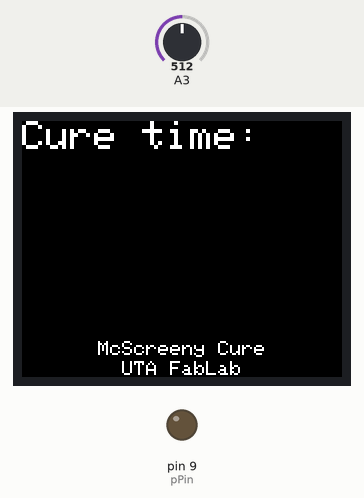
The sketch below on a simulated Arduino Uno, built with avr-gcc and run on an emulated ATmega328P. Shown: 160×128 colour display, output pins drawn as LEDs (lit = HIGH). Inputs (shaded band) come from the test bench; at power-on: A3 = 512. What the sketch prints to the serial monitor is not drawn.

Above: at 1.3 s.
1.4 s: A3 set to 325
3.3 s: A3 set to 293
At 24.2 s:
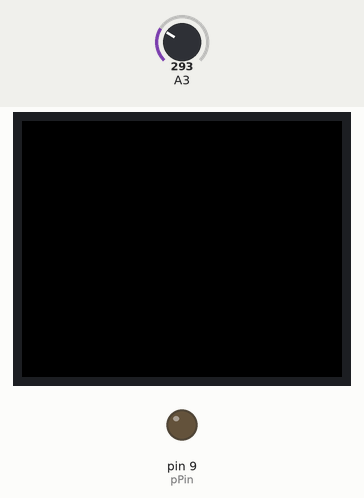
At 25.0 s:
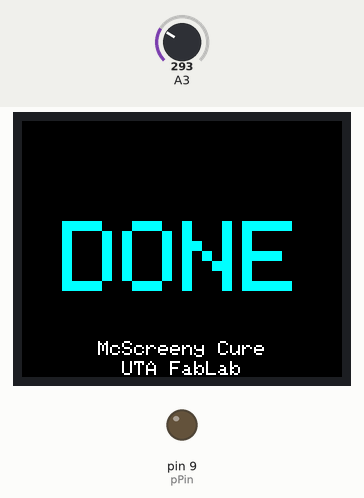
Timing chart, 0 to 25.8 s (numbered marks = the images above; inputs shaded):
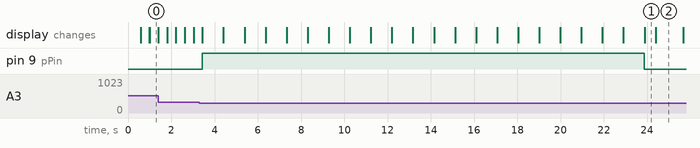

Measured:
- the behaviour switches between 308 and 307 on A3 (found by bisection; images 0 and 1)
- after the input at 3.3 s, pin 9 (pPin): LOW → HIGH after 0.14 s, → LOW 20.4 s later
- what the display in image 1 shows lasts 0.5 s, from 23.9 s to 24.4 s

The sketch:

ScreenCure.ino
```cpp
#include <Adafruit_GFX.h>
#include <Adafruit_ST7735.h>
//#include <SD.h>
#include <SPI.h>

#if defined(__SAM3X8E__)
    #undef __FlashStringHelper::F(string_literal)
    #define F(string_literal) string_literal
#endif

// TFT display and SD card will share the hardware SPI interface.
// Hardware SPI pins are specific to the Arduino board type and
// cannot be remapped to alternate pins.  For Arduino Uno,
// Duemilanove, etc., pin 11 = MOSI, pin 12 = MISO, pin 13 = SCK.
//#define SD_CS    4  // Chip select line for SD card
#define TFT_CS  10  // Chip select line for TFT display
#define TFT_DC   8  // Data/command line for TFT
#define TFT_RST  -1  // Reset line for TFT (or connect to +5V)

Adafruit_ST7735 tft = Adafruit_ST7735(TFT_CS, TFT_DC, TFT_RST);

#define BUTTON_NONE 0
#define BUTTON_DOWN 1
#define BUTTON_RIGHT 2
#define BUTTON_SELECT 3
#define BUTTON_UP 4
#define BUTTON_LEFT 5


float timer = 60.0;
float butVert = 5.0;
float butHorz = 1.0;

const int pPin = 9;

void setup(void) {
  Serial.begin(9600);
  // initialize the LED pin as an output:
  pinMode(pPin, OUTPUT);
  digitalWrite(pPin, LOW);

  // Initialize 1.8" TFT
  tft.initR(INITR_BLACKTAB);   // initialize a ST7735S chip, black tab

  Serial.println("OK!");
  tft.fillScreen(ST7735_BLACK);
  tft.setRotation(1);
  tft.setTextSize(2);
  tft.setTextColor(ST7735_WHITE);
  tft.setCursor(0, 0);
  tft.print("Cure time:");
  tft.setTextSize(5);
  tft.setTextColor(ST7735_RED);
  tft.setCursor(20, 40);
  tft.print(timer,1);
  tft.setTextSize(1);
  tft.setTextColor(ST7735_WHITE);
  tft.setCursor(38, 110);
  tft.print("McScreeny Cure");
  tft.setCursor(50, 120);
  tft.print("UTA FabLab");
}


uint8_t readButton(void) {
  float a = analogRead(3);

  a *= 5.0;
  a /= 1024.0;

  Serial.print("Button read analog = ");
  Serial.println(a);
  if (a < 0.2) return BUTTON_RIGHT;
  if (a < 1.0) return BUTTON_UP;
  if (a < 1.5) return BUTTON_SELECT;
  if (a < 2.0) return BUTTON_LEFT;
  if (a < 3.2) return BUTTON_DOWN;
  else return BUTTON_NONE;
}

void loop() {
  uint8_t b = readButton();
  tft.setTextSize(5);
  if (b == BUTTON_UP) {
    tft.setTextColor(ST7735_BLACK);
    tft.setCursor(20, 40);
    tft.print(timer,1);
    timer += butVert;
    if (timer < 0) {
      timer = 0;
    }
    delay(200);
    tft.setTextColor(ST7735_RED);
    tft.setCursor(20, 40);
    tft.print(timer,1);
  }
  if (b == BUTTON_DOWN) {
    tft.setTextColor(ST7735_BLACK);
    tft.setCursor(20, 40);
    tft.print(timer,1);
    timer -= butVert;
    if (timer < 0) {
      timer = 0;
    }
    delay(200);
    tft.setTextColor(ST7735_RED);
    tft.setCursor(20, 40);
    tft.print(timer,1);
  }
  if (b == BUTTON_LEFT) {
    tft.setTextColor(ST7735_BLACK);
    tft.setCursor(20, 40);
    tft.print(timer,1);
    timer -= butHorz;
    if (timer < 0) {
      timer = 0;
    }
    delay(200);
    tft.setTextColor(ST7735_RED);
    tft.setCursor(20, 40);
    tft.print(timer,1);
  }
  if (b == BUTTON_RIGHT) {
    tft.setTextColor(ST7735_BLACK);
    tft.setCursor(20, 40);
    tft.print(timer,1);
    timer += butHorz;
    if (timer < 0) {
      timer = 0;
    }
    delay(200);
    tft.setTextColor(ST7735_RED);
    tft.setCursor(20, 40);
    tft.print(timer,1);
  }
  if (b == BUTTON_SELECT) {
    while (timer != 0.0) {
      digitalWrite(pPin, HIGH);
      for (timer; timer>=0.0; timer-=1.0){
            tft.setTextColor(ST7735_RED);
            tft.setCursor(20, 40);
            tft.print(timer,1);
            Serial.println(timer);
            delay(970);
            tft.setTextColor(ST7735_BLACK);
            tft.setCursor(20, 40);
            tft.print(timer,1);
      }

    if (timer <= 0) {
      digitalWrite(pPin, LOW);
      Serial.println("END");
      tft.fillScreen(ST7735_BLACK);
      delay(500);
      tft.setTextSize(5);
      tft.setTextColor(ST7735_CYAN);
      tft.setCursor(20, 50);//digitalWrite(LED, LOW);
      tft.print("DONE");
      tft.setTextSize(1);
      tft.setTextColor(ST7735_WHITE);
      tft.setCursor(38, 110);
      tft.print("McScreeny Cure");
      tft.setCursor(50, 120);
      tft.print("UTA FabLab");
      delay(1250);
      tft.fillScreen(ST7735_BLACK);
      delay(500);
      tft.setTextSize(4);
      tft.setTextColor(ST7735_RED);
      tft.setCursor(27, 50);//digitalWrite(LED, LOW);
      tft.print("RESET");
      tft.setTextSize(1);
      tft.setTextColor(ST7735_WHITE);
      tft.setCursor(38, 110);
      tft.print("McScreeny Cure");
      tft.setCursor(50, 120);
      tft.print("UTA FabLab");
      delay(1250);
     }
    }
  }
}
```
